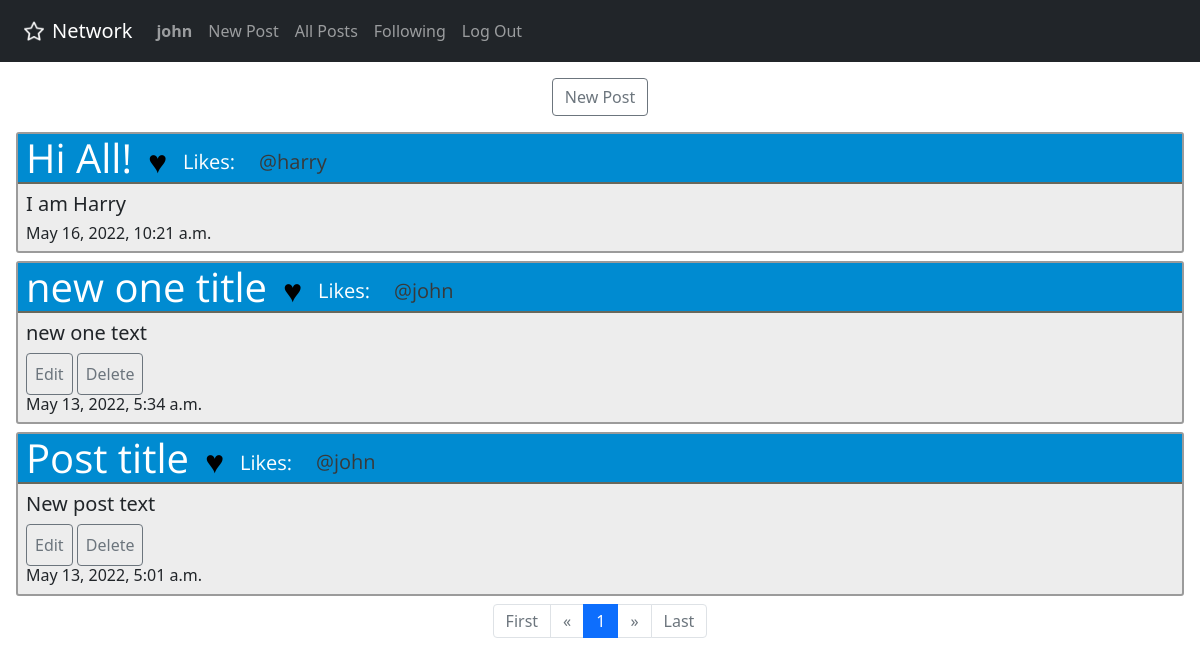
The app's page / (signed in), older data.
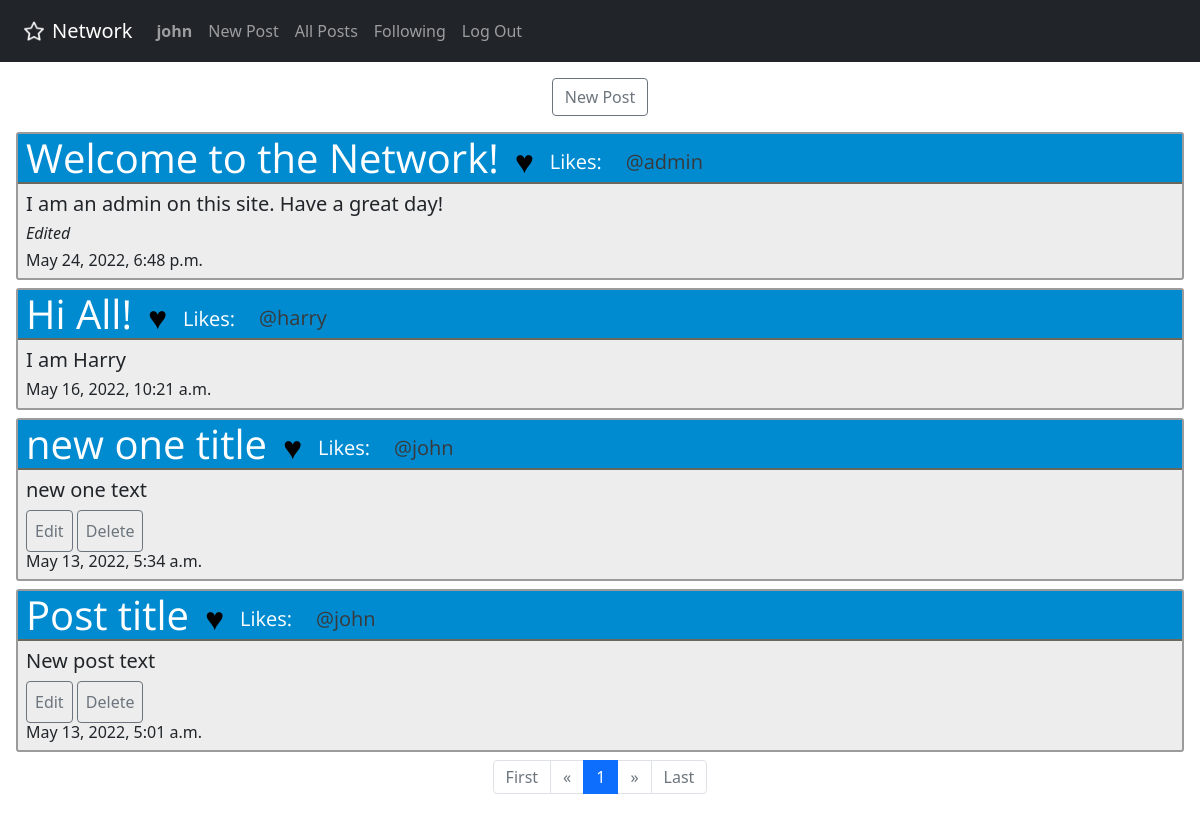
The same page, newer data.
### network/models.py (models this page shows)
class Post(models.Model):
    text = models.TextField(max_length=1000)
    title = models.CharField(max_length=100)
    user = models.ForeignKey(
        User,
        on_delete=models.CASCADE,
        related_name="post"
    )
    time = models.DateTimeField()
    edited = models.BooleanField()

class User(AbstractUser):
    pass

### network/views.py (the view)
# urls.py: path("", views.index, name="index"),
def index(request):
    if request.user.is_authenticated:
        if request.method == "POST":
            return error(request, "Invalid Submission")
        else:
            posts = Post.objects.all().order_by('-time')
            paginator = Paginator(posts, 10)  # Show 10 contacts per page.
            page_number = request.GET.get(
                'page') if request.GET.get('page') else 1
            page_obj = paginator.get_page(page_number)
            return render(request, "network/index.html", {'page_obj': page_obj})
    else:
        return redirect(reverse("login"))

### network/templates/network/index.html (shortened to what this page needs)
{% extends "network/layout.html" %}
{% load static %}
{% block body %}
<div class="p-2">
    <div class="d-flex justify-content-center">
        <a class="btn btn-outline-secondary m-2" href={% url "newpost" %}>New Post</a>
    </div>
    {% for post in page_obj %}
    <div id="{{ post.id }}" class="post m-2">
        <div class="posttitlebox">
            <h1 class="h1 posttitle ps-2 m-0 d-flex align-items-center">{{ post.title }}<span class="h1 m-0"> <a
                        href="#" id="heart{{ post.id }}" class="heart h2 m-3">&hearts;</a><span
                        class="align-middle h5">Likes:</span></span><span class="lead ps-2 pt-2 align-bottom"
                    style="font-size: 20px"><a class="username align-bottom" href={% url "profile" post.user.id %}>
                        @{{ post.user }}</a></span></h1>
        </div>
        <div class="m-2">
            <h5 id="posttext{{post.id}}">{{ post.text }}</h5>
            <h6 id="edited{{ post.id }}" style="font-style: italic">{% if post.edited %} Edited{% endif %}</h6>
            {% if post.user.id == user.id %}
            <button id="edit{{ post.id }}" class="editbutton btn btn-outline-secondary p-2">Edit</button>
            <button id="delete{{ post.id }}" class="deletebutton btn btn-outline-secondary p-2">Delete</button>
            {% endif %}
            <h6>{{ post.time }}</h5>
        </div>
    </div>
    {% endfor %}
    <nav aria-label="Page navigation example">
        <ol class="pagination justify-content-center">
            {% if page_obj.has_previous %}
            <li class="page-item">
                <a class="page-link" href="?page=1" aria-label="Previous">
                    First
                </a>
            </li>
            <li>
                <a class="page-link" href="?page={{ page_obj.previous_page_number }}" aria-label="Previous">
                    <span aria-hidden="true">&laquo;</span>
                </a>
            </li>
            <li class="page-item"><a class="page-link"
                    href="?page={{ page_obj.previous_page_number}}">{{ page_obj.previous_page_number}}</a></li>
            {% else %}
            <li class="page-item disabled">
                <a class="page-link" href="?page=1" aria-label="Previous">
                    First
                </a>
            </li>
            <li class="page-item disabled">
                <a class="page-link" href="#" aria-label="Previous">
                    <span aria-hidden="true">&laquo;</span>
                </a>
            </li>
            {% endif %}
            <li class="page-item active"><span class="page-link" href="#">{{ page_obj.number}}</span></li>
            {% if page_obj.has_next %}
            <li class="page-item"><a class="page-link"
                    href="?page={{ page_obj.next_page_number }}">{{ page_obj.next_page_number }}</a></li>
            <li class="page-item"><a class="page-link" href="?page={{ page_obj.next_page_number }}" aria-label="Next">
                    <span aria-hidden="true">&raquo;</span>
                </a></li>
            <li class="page-item"><a class="page-link" href="?page={{ page_obj.paginator.num_pages }}">Last</a></li>
            {% else %}
            <li class="page-item disabled"><a class="page-link" href="#" aria-label="Next">
                    <span aria-hidden="true">&raquo;</span>
                </a></li>
            <li class="page-item disabled"><a class="page-link" href="#">Last</a></li>
            {% endif %}
        </ol>
    </nav>
</div>
{% endblock %}

Row changes from the older to the newer data that the page shows:
added Post: title "Welcome to the Network!", user "admin", text "I am an admin on this site. Have a great day!", edited "Edited", time "May 24, 2022, 6:48 p.m."
